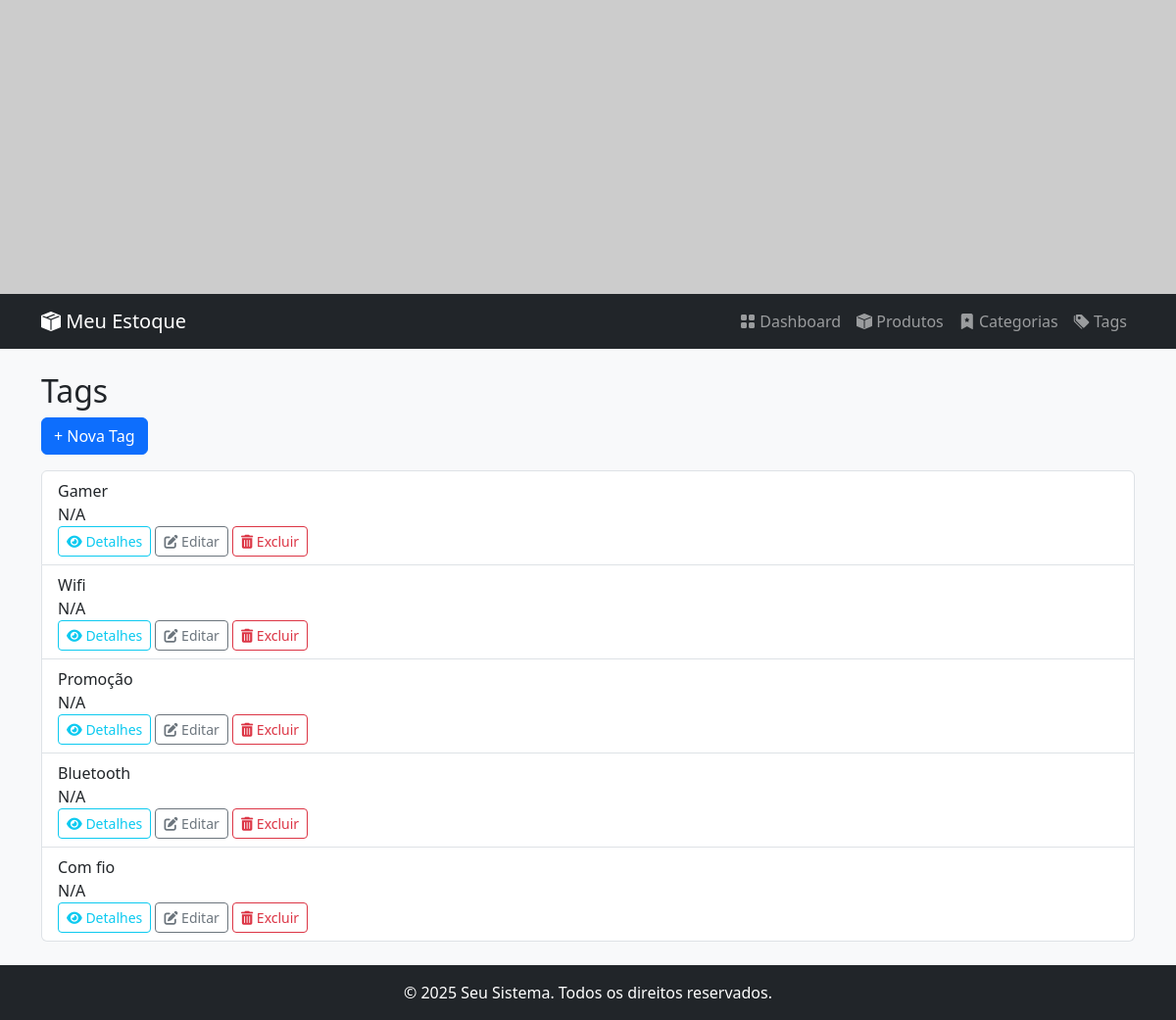
Screenshot of /estoque/tags/ with the database file from the repository.
### estoque/models.py (models this page shows, shortened)
class Protuto_Tag(models.Model):
    identificacao = models.CharField(max_length=100,
        verbose_name="Identificacao",
        help_text="Informe a identificação da tag",
        unique=True)
    descricao = models.TextField (
        verbose_name="Descrição",
        help_text="Informe a descrição da categoria",
        default="N/A",
    )
    class Meta:
        verbose_name = "Tag"
        verbose_name_plural = "Tags"

### estoque/views.py (the view)
# urls.py: path('tags/', views.ProtutoTagListView.as_view(), name='protuto_tag_list'),
class ProtutoTagListView(ListView):
    model = Protuto_Tag
    template_name = 'estoque/protuto_tag_list.html'
    context_object_name = 'tags'

### estoque/templates/estoque/protuto_tag_list.html (shortened to what this page needs)
{% extends "estoque/base.html" %}
{% block content %}
<h2>Tags</h2>
<a href="{% url 'estoque:protuto_tag_create' %}" class="btn btn-primary mb-3">+ Nova Tag</a>
<ul class="list-group">
    {% for tag in tags %}
        <li class="list-group-item tag-list-item">
            <div class="tag-info">
                <div class="tag-identificacao">{{ tag.identificacao }}</div>
                <div class="tag-descricao">{{ tag.descricao }}</div>
            </div>
            <div class="tag-actions">
                <a href="{% url 'estoque:protuto_tag_detail' tag.pk %}" class="btn btn-sm btn-outline-info" title="Detalhes">
                    <i class="fas fa-eye"></i> Detalhes
                </a>
                <a href="{% url 'estoque:protuto_tag_update' tag.pk %}" class="btn btn-sm btn-outline-secondary" title="Editar">
                    <i class="fas fa-edit"></i> Editar
                </a>
                <a href="{% url 'estoque:protuto_tag_delete' tag.pk %}" class="btn btn-sm btn-outline-danger" title="Excluir">
                    <i class="fas fa-trash-alt"></i> Excluir
                </a>
            </div>
        </li>
    {% empty %}
        <li class="list-group-item text-center">Nenhuma tag cadastrada.</li>
    {% endfor %}
</ul>
{% endblock %}

### estoque/templates/estoque/base.html (style rules this page uses)
body { background-color: #f8f9fa; }

### rows the page displays
Protuto_Tag: identificacao "Gamer", descricao "N/A"
Protuto_Tag: identificacao "Wifi", descricao "N/A"
Protuto_Tag: identificacao "Promoção", descricao "N/A"
Protuto_Tag: identificacao "Bluetooth", descricao "N/A"
Protuto_Tag: identificacao "Com fio", descricao "N/A"
